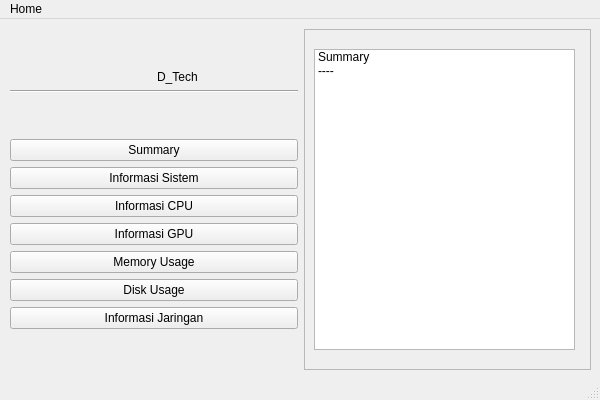
<?xml version="1.0" encoding="UTF-8"?>
<ui version="4.0">
 <class>MainWindow</class>
 <widget class="QMainWindow" name="MainWindow">
  <property name="geometry">
   <rect>
    <x>0</x>
    <y>0</y>
    <width>600</width>
    <height>400</height>
   </rect>
  </property>
  <property name="sizePolicy">
   <sizepolicy hsizetype="Fixed" vsizetype="Fixed">
    <horstretch>0</horstretch>
    <verstretch>0</verstretch>
   </sizepolicy>
  </property>
  <property name="minimumSize">
   <size>
    <width>600</width>
    <height>400</height>
   </size>
  </property>
  <property name="maximumSize">
   <size>
    <width>600</width>
    <height>400</height>
   </size>
  </property>
  <property name="windowTitle">
   <string>D_tech</string>
  </property>
  <property name="windowIcon">
   <iconset theme="D_Tech" resource="Logo.qrc">
    <normaloff>:/tes/logo.jpeg</normaloff>:/tes/logo.jpeg</iconset>
  </property>
  <widget class="QWidget" name="centralwidget">
   <widget class="QWidget" name="gridLayoutWidget">
    <property name="geometry">
     <rect>
      <x>10</x>
      <y>10</y>
      <width>581</width>
      <height>341</height>
     </rect>
    </property>
    <layout class="QGridLayout" name="gridLayout_2">
     <item row="0" column="1">
      <widget class="QFrame" name="frame">
       <property name="frameShape">
        <enum>QFrame::StyledPanel</enum>
       </property>
       <property name="frameShadow">
        <enum>QFrame::Raised</enum>
       </property>
       <widget class="QListWidget" name="informatiionTab">
        <property name="enabled">
         <bool>true</bool>
        </property>
        <property name="geometry">
         <rect>
          <x>10</x>
          <y>20</y>
          <width>261</width>
          <height>301</height>
         </rect>
        </property>
        <item>
         <property name="text">
          <string>Information</string>
         </property>
        </item>
        <item>
         <property name="text">
          <string>----</string>
         </property>
        </item>
       </widget>
       <widget class="QListWidget" name="summaryTab">
        <property name="enabled">
         <bool>true</bool>
        </property>
        <property name="geometry">
         <rect>
          <x>10</x>
          <y>20</y>
          <width>261</width>
          <height>301</height>
         </rect>
        </property>
        <item>
         <property name="text">
          <string>Summary</string>
         </property>
        </item>
        <item>
         <property name="text">
          <string>----</string>
         </property>
        </item>
       </widget>
       <widget class="QListWidget" name="cpuTab">
        <property name="enabled">
         <bool>true</bool>
        </property>
        <property name="geometry">
         <rect>
          <x>10</x>
          <y>20</y>
          <width>261</width>
          <height>301</height>
         </rect>
        </property>
        <item>
         <property name="text">
          <string>CPU</string>
         </property>
        </item>
        <item>
         <property name="text">
          <string>----</string>
         </property>
        </item>
       </widget>
       <widget class="QListWidget" name="gpuTab">
        <property name="enabled">
         <bool>true</bool>
        </property>
        <property name="geometry">
         <rect>
          <x>10</x>
          <y>20</y>
          <width>261</width>
          <height>301</height>
         </rect>
        </property>
        <item>
         <property name="text">
          <string>GPU</string>
         </property>
        </item>
        <item>
         <property name="text">
          <string>----</string>
         </property>
        </item>
       </widget>
       <widget class="QListWidget" name="memoryUsageTab">
        <property name="enabled">
         <bool>true</bool>
        </property>
        <property name="geometry">
         <rect>
          <x>10</x>
          <y>20</y>
          <width>261</width>
          <height>301</height>
         </rect>
        </property>
        <item>
         <property name="text">
          <string>Memori Usage</string>
         </property>
        </item>
        <item>
         <property name="text">
          <string>----</string>
         </property>
        </item>
       </widget>
       <widget class="QListWidget" name="diskUsageTab">
        <property name="enabled">
         <bool>true</bool>
        </property>
        <property name="geometry">
         <rect>
          <x>10</x>
          <y>20</y>
          <width>261</width>
          <height>301</height>
         </rect>
        </property>
        <item>
         <property name="text">
          <string>Disk Usage</string>
         </property>
        </item>
        <item>
         <property name="text">
          <string>----</string>
         </property>
        </item>
       </widget>
       <widget class="QListWidget" name="informasiJaringanTab">
        <property name="enabled">
         <bool>true</bool>
        </property>
        <property name="geometry">
         <rect>
          <x>10</x>
          <y>20</y>
          <width>261</width>
          <height>301</height>
         </rect>
        </property>
        <item>
         <property name="text">
          <string>Informasi Jaringan</string>
         </property>
        </item>
        <item>
         <property name="text">
          <string>----</string>
         </property>
        </item>
       </widget>
       <zorder>cpuTab</zorder>
       <zorder>memoryUsageTab</zorder>
       <zorder>informatiionTab</zorder>
       <zorder>informasiJaringanTab</zorder>
       <zorder>gpuTab</zorder>
       <zorder>diskUsageTab</zorder>
       <zorder>summaryTab</zorder>
      </widget>
     </item>
     <item row="0" column="0">
      <layout class="QVBoxLayout" name="verticalLayout_6">
       <item>
        <spacer name="verticalSpacer_2">
         <property name="orientation">
          <enum>Qt::Vertical</enum>
         </property>
         <property name="sizeHint" stdset="0">
          <size>
           <width>20</width>
           <height>20</height>
          </size>
         </property>
        </spacer>
       </item>
       <item>
        <layout class="QHBoxLayout" name="horizontalLayout_4">
         <item>
          <widget class="QLabel" name="logoAplikasi">
           <property name="text">
            <string>&lt;html&gt;&lt;head/&gt;&lt;body&gt;&lt;p&gt;&lt;img src=&quot;:/tes/logo.jpeg&quot;/&gt;&lt;/p&gt;&lt;/body&gt;&lt;/html&gt;</string>
           </property>
           <property name="alignment">
            <set>Qt::AlignCenter</set>
           </property>
          </widget>
         </item>
         <item>
          <widget class="QLabel" name="namaAplikasi">
           <property name="text">
            <string>D_Tech</string>
           </property>
          </widget>
         </item>
        </layout>
       </item>
       <item>
        <widget class="Line" name="line">
         <property name="orientation">
          <enum>Qt::Horizontal</enum>
         </property>
        </widget>
       </item>
       <item>
        <spacer name="verticalSpacer">
         <property name="orientation">
          <enum>Qt::Vertical</enum>
         </property>
         <property name="sizeHint" stdset="0">
          <size>
           <width>20</width>
           <height>40</height>
          </size>
         </property>
        </spacer>
       </item>
       <item>
        <widget class="QPushButton" name="summary">
         <property name="text">
          <string>Summary</string>
         </property>
        </widget>
       </item>
       <item>
        <widget class="QPushButton" name="pbInformasiSistem">
         <property name="text">
          <string>Informasi Sistem</string>
         </property>
        </widget>
       </item>
       <item>
        <widget class="QPushButton" name="pbInformasiCPU">
         <property name="text">
          <string>Informasi CPU</string>
         </property>
        </widget>
       </item>
       <item>
        <widget class="QPushButton" name="pbInformasiGPU">
         <property name="text">
          <string>Informasi GPU</string>
         </property>
        </widget>
       </item>
       <item>
        <widget class="QPushButton" name="pbMemoryUsage">
         <property name="text">
          <string>Memory Usage</string>
         </property>
        </widget>
       </item>
       <item>
        <widget class="QPushButton" name="pbDiskUsage">
         <property name="text">
          <string>Disk Usage</string>
         </property>
        </widget>
       </item>
       <item>
        <widget class="QPushButton" name="pbInformasiJaringan">
         <property name="text">
          <string>Informasi Jaringan</string>
         </property>
        </widget>
       </item>
       <item>
        <spacer name="verticalSpacer_3">
         <property name="orientation">
          <enum>Qt::Vertical</enum>
         </property>
         <property name="sizeHint" stdset="0">
          <size>
           <width>20</width>
           <height>40</height>
          </size>
         </property>
        </spacer>
       </item>
      </layout>
     </item>
    </layout>
   </widget>
  </widget>
  <widget class="QMenuBar" name="menubar">
   <property name="geometry">
    <rect>
     <x>0</x>
     <y>0</y>
     <width>600</width>
     <height>21</height>
    </rect>
   </property>
   <widget class="QMenu" name="menuSettings">
    <property name="title">
     <string>Home</string>
    </property>
    <addaction name="actionSettings"/>
    <addaction name="actionAbout"/>
   </widget>
   <addaction name="menuSettings"/>
  </widget>
  <widget class="QStatusBar" name="statusbar"/>
  <action name="actionSettings">
   <property name="text">
    <string>Settings</string>
   </property>
   <property name="autoRepeat">
    <bool>true</bool>
   </property>
   <property name="visible">
    <bool>true</bool>
   </property>
  </action>
  <action name="actionAbout">
   <property name="text">
    <string>About</string>
   </property>
  </action>
 </widget>
 <resources>
  <include location="Logo.qrc"/>
 </resources>
 <connections>
  <connection>
   <sender>pbInformasiSistem</sender>
   <signal>clicked()</signal>
   <receiver>informatiionTab</receiver>
   <slot>raise()</slot>
   <hints>
    <hint type="sourcelabel">
     <x>154</x>
     <y>167</y>
    </hint>
    <hint type="destinationlabel">
     <x>444</x>
     <y>202</y>
    </hint>
   </hints>
  </connection>
  <connection>
   <sender>summary</sender>
   <signal>clicked()</signal>
   <receiver>summaryTab</receiver>
   <slot>raise()</slot>
   <hints>
    <hint type="sourcelabel">
     <x>154</x>
     <y>147</y>
    </hint>
    <hint type="destinationlabel">
     <x>444</x>
     <y>202</y>
    </hint>
   </hints>
  </connection>
  <connection>
   <sender>pbInformasiCPU</sender>
   <signal>clicked()</signal>
   <receiver>cpuTab</receiver>
   <slot>raise()</slot>
   <hints>
    <hint type="sourcelabel">
     <x>154</x>
     <y>205</y>
    </hint>
    <hint type="destinationlabel">
     <x>444</x>
     <y>202</y>
    </hint>
   </hints>
  </connection>
  <connection>
   <sender>pbInformasiGPU</sender>
   <signal>clicked()</signal>
   <receiver>gpuTab</receiver>
   <slot>raise()</slot>
   <hints>
    <hint type="sourcelabel">
     <x>154</x>
     <y>234</y>
    </hint>
    <hint type="destinationlabel">
     <x>444</x>
     <y>202</y>
    </hint>
   </hints>
  </connection>
  <connection>
   <sender>pbMemoryUsage</sender>
   <signal>clicked()</signal>
   <receiver>memoryUsageTab</receiver>
   <slot>raise()</slot>
   <hints>
    <hint type="sourcelabel">
     <x>154</x>
     <y>263</y>
    </hint>
    <hint type="destinationlabel">
     <x>444</x>
     <y>202</y>
    </hint>
   </hints>
  </connection>
  <connection>
   <sender>pbDiskUsage</sender>
   <signal>clicked()</signal>
   <receiver>diskUsageTab</receiver>
   <slot>raise()</slot>
   <hints>
    <hint type="sourcelabel">
     <x>154</x>
     <y>292</y>
    </hint>
    <hint type="destinationlabel">
     <x>444</x>
     <y>202</y>
    </hint>
   </hints>
  </connection>
  <connection>
   <sender>pbInformasiJaringan</sender>
   <signal>clicked()</signal>
   <receiver>informasiJaringanTab</receiver>
   <slot>raise()</slot>
   <hints>
    <hint type="sourcelabel">
     <x>154</x>
     <y>321</y>
    </hint>
    <hint type="destinationlabel">
     <x>444</x>
     <y>202</y>
    </hint>
   </hints>
  </connection>
 </connections>
</ui>
